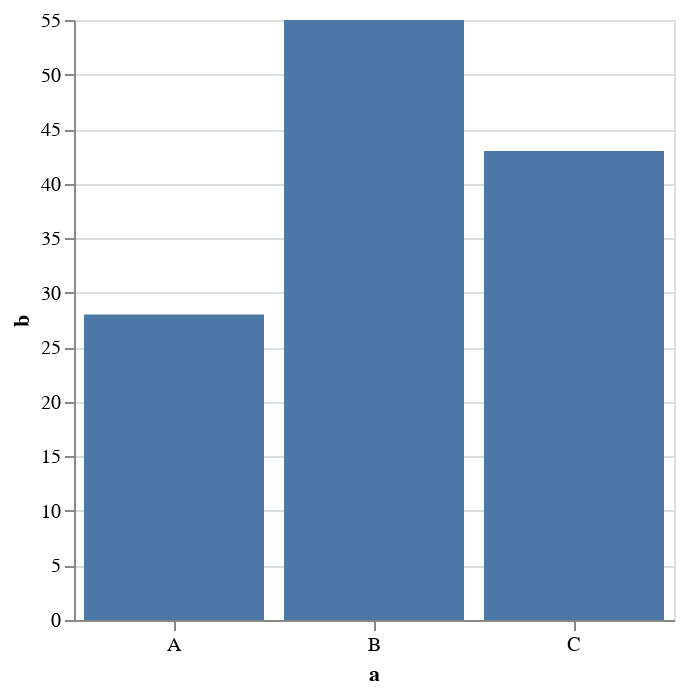

This figure's notebook cell:
### Markdown cell above
# The simplest example
Select the scala kernel from the kernel picker (you may need to install the [almond](https://almond.sh) kernel), and run the cell below.

### Code cell
private val spec = """{
    "$schema": "https://vega.github.io/schema/vega-lite/v5.json",
    "description": "A simple bar chart with embedded data.",
    "data": {
      "values": [
        {"a": "A", "b": 28}, {"a": "B", "b": 55}, {"a": "C", "b": 43}
      ]
    },
    "mark": "bar",
    "encoding": {
      "x": {"field": "a", "type": "nominal", "axis": {"labelAngle": 0}},
      "y": {"field": "b", "type": "quantitative"}
    },
    "width" : 300
}
"""
kernel.publish.display(
  almond.interpreter.api.DisplayData(
        data = Map(
          "application/vnd.vega.v5+json" -> spec
        )
  )
)

### Figure 1 — Vega specification as saved in the notebook (floating-point values rounded to 4 significant figures)
{"$schema": "https://vega.github.io/schema/vega-lite/v5.json", "data": {"values": [{"a": "A", "b": 28}, {"a": "B", "b": 55}, {"a": "C", "b": 43}]}, "description": "A simple bar chart with embedded data.", "encoding": {"x": {"axis": {"labelAngle": 0}, "field": "a", "type": "nominal"}, "y": {"field": "b", "type": "quantitative"}}, "mark": "bar", "width": 300}
